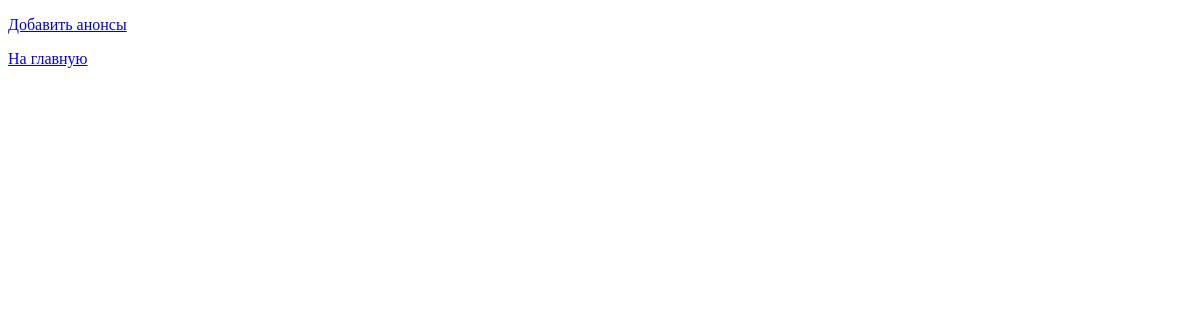
/announcement/, run on an earlier commit of the app's database.
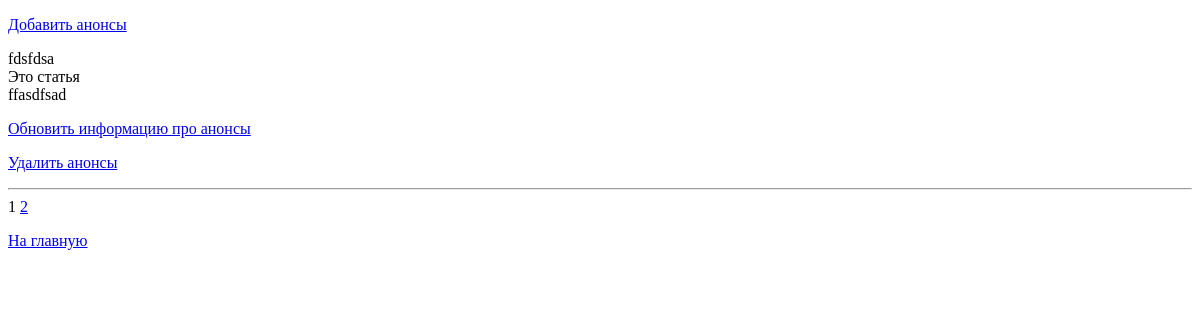
And on a later commit of the database.
### main/models.py (models this page shows, shortened)
class Announcement(models.Model):
    id = models.AutoField(primary_key=True)
    name = models.CharField("Название", max_length=50)
    content = models.TextField("Контент", max_length=200, blank=True)
    article = models.ForeignKey(Article, on_delete=models.CASCADE, verbose_name="Статья")
    date = models.DateField("Дата события")
    main = models.BooleanField("Отображать вверху", default=False)
    class Meta:
        db_table = 'announcements'
        ordering = ['date']
        verbose_name = 'Анонс'
        verbose_name_plural = 'Анонсы'

class Article(models.Model):
    id = models.AutoField(primary_key=True)
    name = models.CharField("Название", max_length=50)
    content = models.TextField("Контент", blank=True)
    content_min = models.TextField("Миниверсия статьи", max_length=300, blank=True)
    release_date = models.DateField("Дата выпуска статьи", auto_now=True)
    author = models.ForeignKey(Person, on_delete=models.CASCADE, verbose_name='Автор')
    class Meta:
        db_table = 'articles'
        ordering = ['release_date']
        verbose_name = 'Статья'
        verbose_name_plural = 'Статьи'

### main/views.py (the view)
# urls.py: path('announcement/', views.AnnouncementListView.as_view(), name='announcement_list'),
class AnnouncementListView(ListView):
    model = Announcement
    template_name = 'announcements.html'
    context_object_name = 'announcement_list'
    paginate_by = 1
    ordering = ['-main']

### templates/announcements.html (shortened to what this page needs)
<!DOCTYPE html>
{% load staticfiles %}
<a href="{%  url 'announcement_create' %}"><p>Добавить анонсы</p></a>
<div>
    {% for announcement in announcement_list %}
        <div>{{ announcement.name }}<br>
            {{ announcement.article.name }}<br>
            {{ announcement.content }}<br>
            <a href="{%  url 'announcement_update' pk=announcement.id %}"><p>Обновить информацию про анонсы</p></a>
            <a href="{%  url 'announcement_delete' pk=announcement.id %}"><p>Удалить анонсы</p></a>
            <hr>
        </div>
    {% endfor %}
    {% if is_paginated %}
        <div class="pagination">
            <span class="page-links">
                <span class="page-current">
                    {{ page_obj.number }}
                </span>
                {% if page_obj.has_next %}
                    <a href="/announcement?page={{ page_obj.next_page_number }}">{{ page_obj.next_page_number }}</a>
                {% endif %}
            </span>
        </div>
    {% endif %}
</div>
<a href="{%  url 'main' %}"><p>На главную</p></a>

What changed in the data, as far as the page shows it:
added Announcement: name "fdsfdsa", article.name "Это статья", content "ffasdfsad"
Also different on the page:
{{ page_obj.number }}: (not shown) → "1"
{{ page_obj.next_page_number }}: (not shown) → "2"
